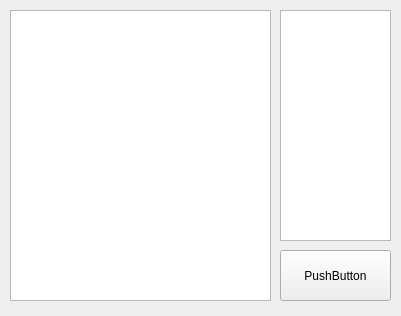
<?xml version="1.0" encoding="UTF-8"?>
<ui version="4.0">
 <class>Widget</class>
 <widget class="QWidget" name="Widget">
  <property name="geometry">
   <rect>
    <x>0</x>
    <y>0</y>
    <width>401</width>
    <height>316</height>
   </rect>
  </property>
  <property name="windowTitle">
   <string>Widget</string>
  </property>
  <widget class="QTextEdit" name="te">
   <property name="geometry">
    <rect>
     <x>10</x>
     <y>10</y>
     <width>261</width>
     <height>291</height>
    </rect>
   </property>
  </widget>
  <widget class="QListWidget" name="lw">
   <property name="geometry">
    <rect>
     <x>280</x>
     <y>10</y>
     <width>111</width>
     <height>231</height>
    </rect>
   </property>
  </widget>
  <widget class="QPushButton" name="btn">
   <property name="geometry">
    <rect>
     <x>280</x>
     <y>250</y>
     <width>111</width>
     <height>51</height>
    </rect>
   </property>
   <property name="text">
    <string>PushButton</string>
   </property>
  </widget>
 </widget>
 <resources/>
 <connections/>
</ui>
